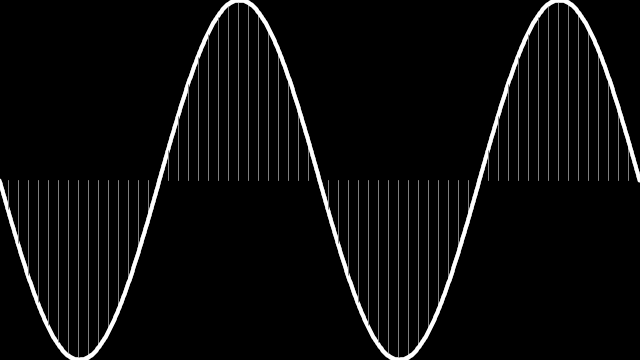
Frame 1 (no input)
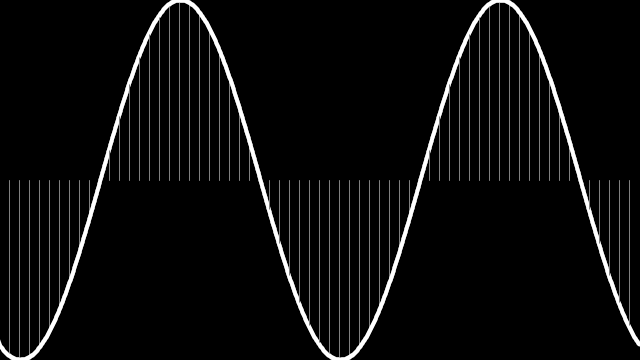
Frame 60 (the mouse pressed at the canvas centre just before this capture)
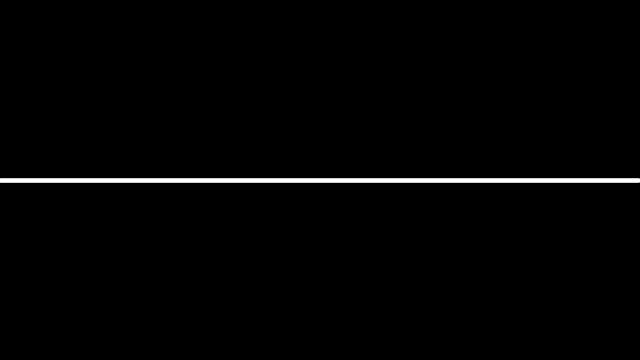
Frame 120 (the mouse held since frame 60 and released just before this capture)

The Processing sketch that drew these frames (run headless with seeded random() and noise(); from frame 60 on, the mouse is pressed at the canvas centre):

// Processing sketch: processing_187159
// ── processing_187159.pde

int amplitude, wavelength, linewidth;
int ax, sx;
float ay, by;

void setup(){
  background(0);
  stroke(255);
  smooth(2);
  size(640,360);
  
  frameRate(200);
   
  amplitude = (height-10)/2;
  wavelength = width/2;
  linewidth = 10;  
  
}

void draw(){
  
  amplitude = (mouseY-height/2);
  
  background(0);
  
  pushMatrix();
  
  //sx=width-(frameCount % width);
  sx=frameCount % width;
  translate(-sx,height/2);
  
  //translate(0,height/2);
   
  //draw sine
  ay=0;
  ax=0;
  by=0;
  
  for (int bx = frameCount % width; bx < (frameCount % width)+width; bx++) {    
   
   by=-sin(map(bx,0,wavelength,0,TWO_PI))*amplitude;
   
   if (bx % linewidth ==0){
     strokeWeight(1);
     stroke(128);
     line(ax,0,ax,by);
   }
        
   strokeWeight(4);
   stroke(255);   
   line(ax,ay,bx,by);
   

   ax=bx;
   ay=by;
  }
  

  popMatrix();

  
  
}
